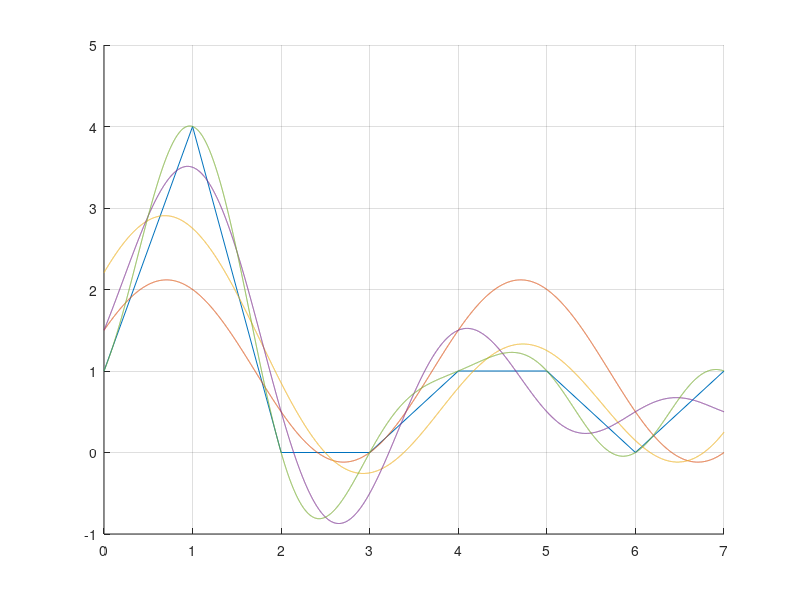
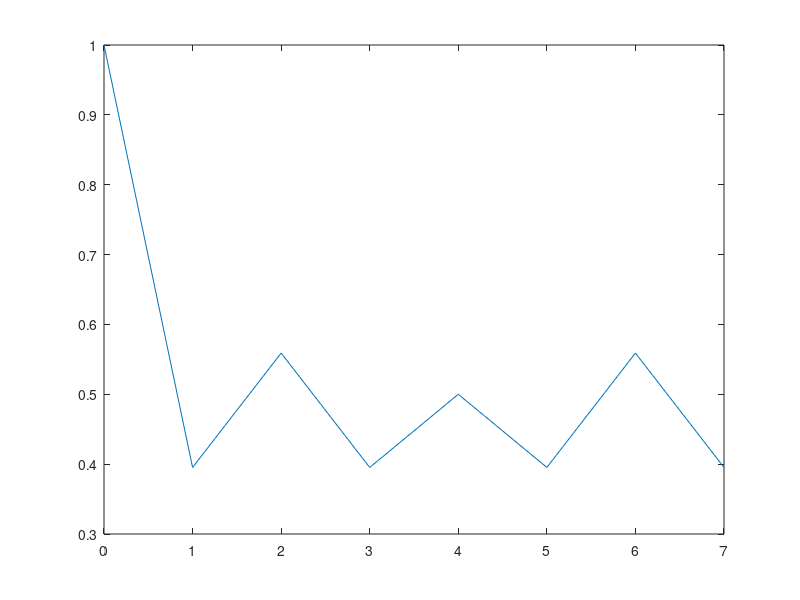

Write the MATLAB code that produced these figures, in order.
t = linspace(0, 7, 8);
f = [ 1 4 0 0 1 1 0 1 ];
close all;

for n = 1:8
    for k = 1:8
        H(n,k) = cos((n-1) * (k-1) * 2*pi / 8) + 1i * sin((n-1) * (k-1) * 2*pi / 8) ;
    end
end

c = f * H^(-1);
c_len = abs(c);
% c = fft(f)./8;

% druhy je najsilnejsi
fp1 = 1 + c(3) * H(3,:) + c(7) * H(7,:);

tt = linspace(0, 7, 10000);
y1 =  1 + 2*real(c(3)) * cos(tt*2*2*pi/8) - 2*imag(c(3)) * sin(tt*2*2*pi/8);
y2 = y1 + 2*real(c(2)) * cos(tt*1*2*pi/8) - 2*imag(c(2)) * sin(tt*1*2*pi/8);
y3 = y2 + 2*real(c(4)) * cos(tt*3*2*pi/8) - 2*imag(c(4)) * sin(tt*3*2*pi/8);
y4 = y3 + 2*real(c(5)) * cos(tt*4*2*pi/8) / 2;


hold on;
grid on;

plot(t, f, "-");
% plot(t, real(fp1), "-");
plot(tt, y1, "-");
plot(tt, y2, "-");
plot(tt, y3, "-");
plot(tt, y4, "-");


figure
plot(t, c_len, "-")